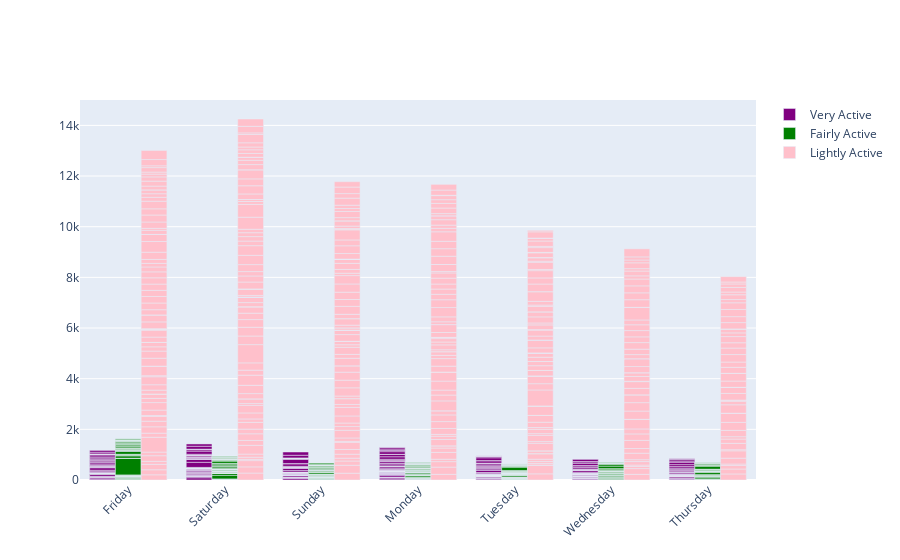

The notebook cell saved with this chart:
### Code cell
fig = go.Figure()
fig.add_trace(go.Bar(
    x=data["Day"],
    y=data["VeryActiveMinutes"],
    name='Very Active',
    marker_color='purple'
))
fig.add_trace(go.Bar(
    x=data["Day"],
    y=data["FairlyActiveMinutes"],
    name='Fairly Active',
    marker_color='green'
))
fig.add_trace(go.Bar(
    x=data["Day"],
    y=data["LightlyActiveMinutes"],
    name='Lightly Active',
    marker_color='pink'
))
fig.update_layout(barmode='group', xaxis_tickangle=-45)
fig.show()

### Figure 1 — Plotly figure (JSON) as saved in the notebook; plotly's stock layout.template omitted (floating-point values rounded to 4 significant figures; data arrays with more than 128 entries replaced by an {"elided": "..."} marker saying what was removed)
{"data": [{"marker": {"color": "purple"}, "name": "Very Active", "type": "bar", "x": {"elided": "457 str values"}, "y": {"elided": "457 int values"}}, {"marker": {"color": "green"}, "name": "Fairly Active", "type": "bar", "x": {"elided": "457 str values"}, "y": {"elided": "457 int values"}}, {"marker": {"color": "pink"}, "name": "Lightly Active", "type": "bar", "x": {"elided": "457 str values"}, "y": {"elided": "457 int values"}}], "layout": {"barmode": "group", "xaxis": {"tickangle": -45}}}
